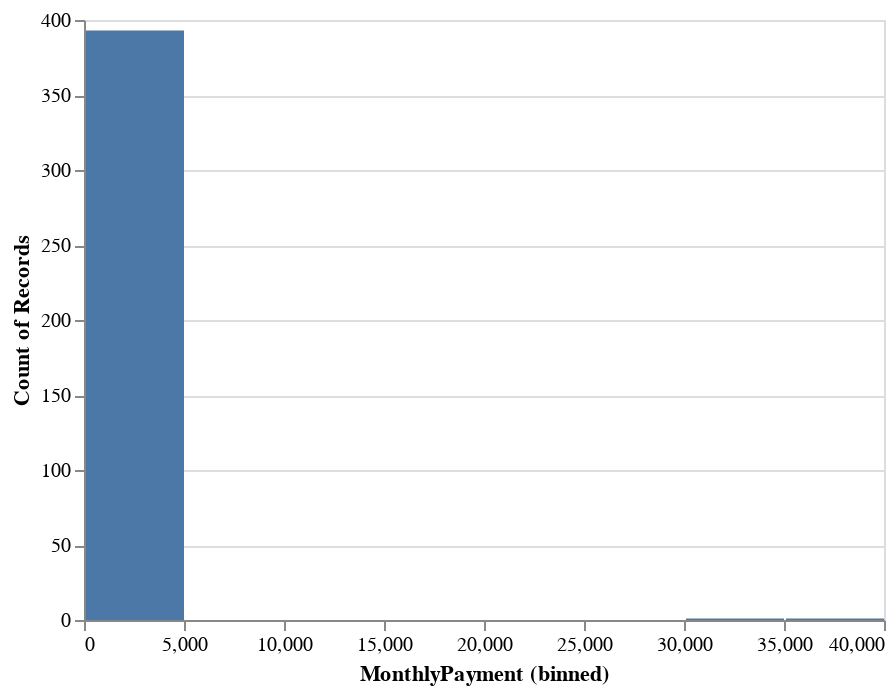

Notebook code for this chart:
### Code cell
ch=alt.Chart(df).mark_bar().encode(
    alt.X('MonthlyPayment', bin=True),
    y='count()'
)
ch

### Figure 1 — Vega-Lite specification as saved in the notebook (floating-point values rounded to 4 significant figures; data arrays with more than 128 entries replaced by an {"elided": "..."} marker saying what was removed)
{"config": {"view": {"continuousWidth": 400, "continuousHeight": 300}}, "data": {"name": "data-e4cf160ff4822181c2eff36ca2097ac0"}, "mark": "bar", "encoding": {"x": {"bin": true, "field": "MonthlyPayment", "type": "quantitative"}, "y": {"aggregate": "count", "type": "quantitative"}}, "$schema": "https://vega.github.io/schema/vega-lite/v4.17.0.json", "datasets": {"data-e4cf160ff4822181c2eff36ca2097ac0": {"elided": "395 records"}}}
